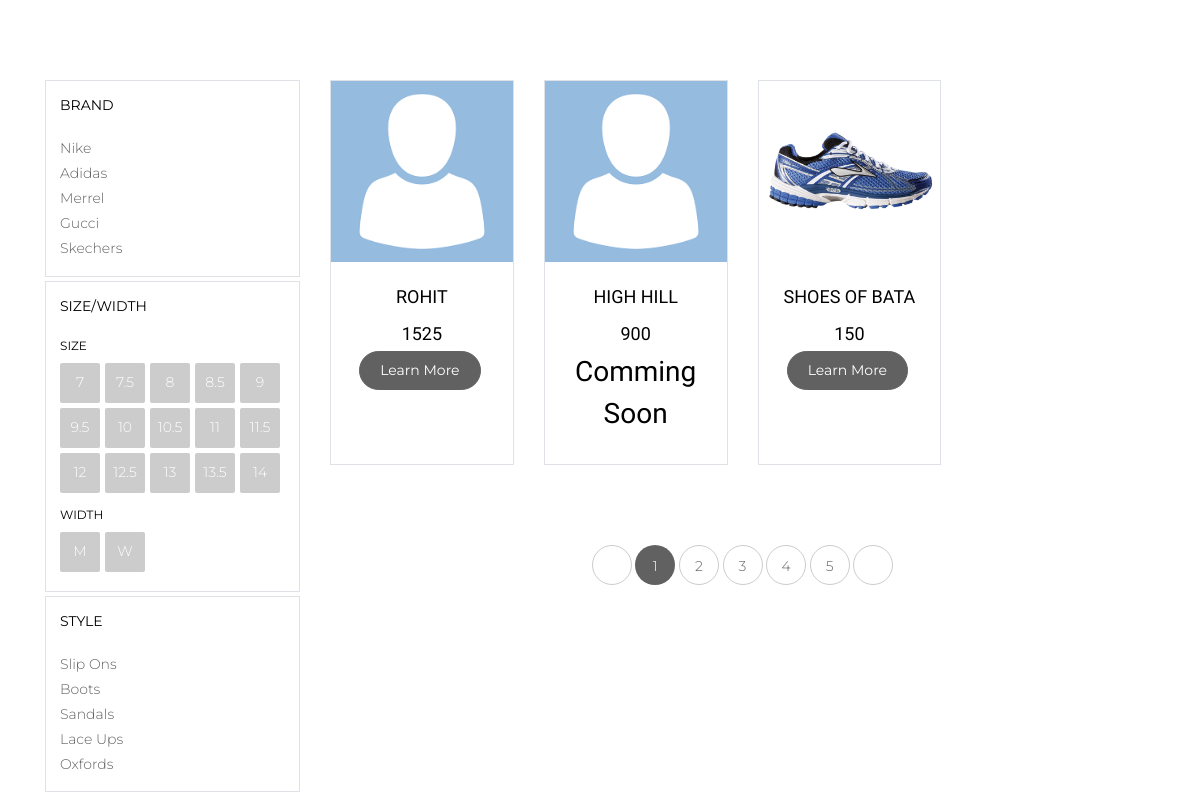
The page /client-women/ (middle part) on the database as committed earlier.
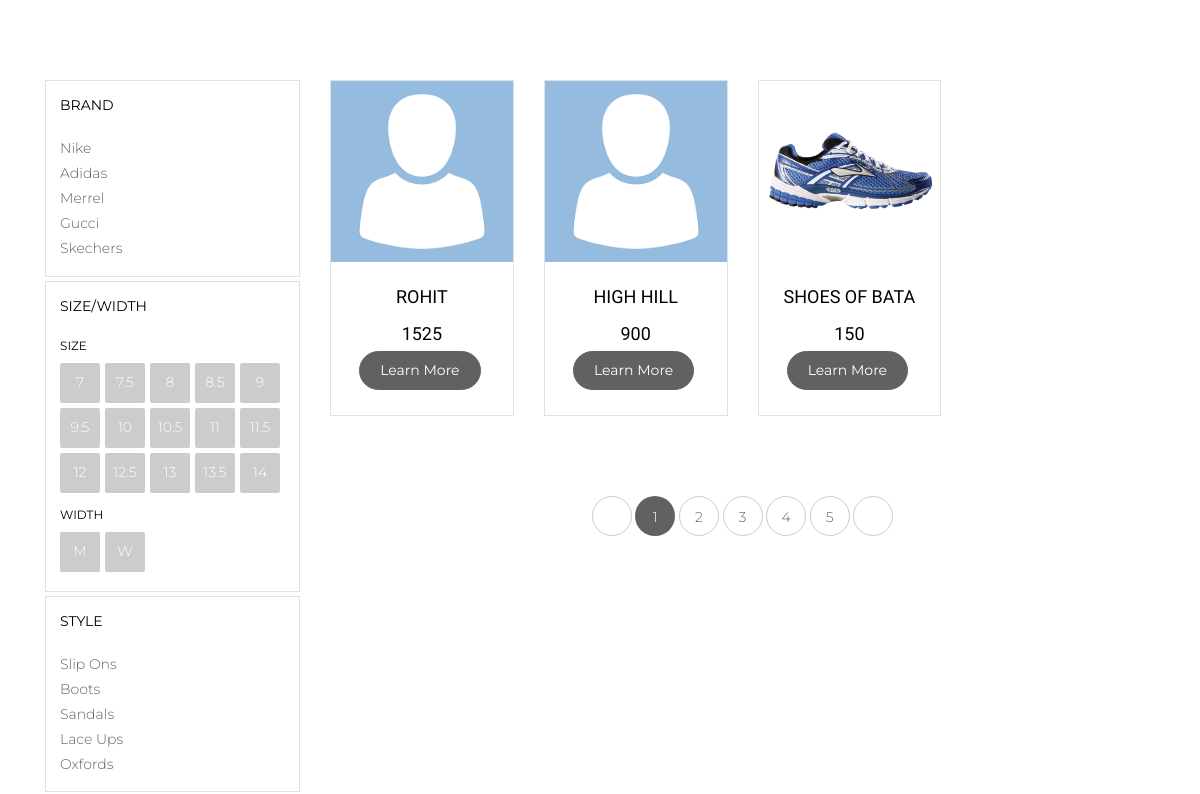
The same page on the database as committed later.
### myapp/models.py (models this page shows, shortened)
class Product(models.Model):
    seller = models.ForeignKey(User,on_delete=models.CASCADE)
    name =  models.CharField(max_length=50)
    brand = models.CharField(max_length=50)
    size = models.IntegerField()
    price = models.IntegerField()
    des = models.TextField()
    category = models.ForeignKey(Category,on_delete=models.CASCADE)
    available = models.BooleanField(default=True)
    pic = models.FileField(upload_to='shoesimg',default='avtar.png',null=True)

### shoesapp/views.py (the view)
# urls.py: path('client-women/',views.women,name='client-women'),
def women(request):
    product = Product.objects.all()
    try:
        cid = Client.objects.get(email=request.session['cemail'])
        return render(request,'women.html',{'cid' : cid,'product' : product})
    except:
        return render(request,'women.html',{'product' : product})

### shoesapp/TEMPLATES/women.html (shortened to what this page needs)
{% extends 'head.html' %}
{% load static %}
{% block head %}
		<div class="colorlib-product">
			<div class="container">
				<div class="row">
					<div class="col-lg-3 col-xl-3">
						<div class="row">
							<div class="col-sm-12">
								<div class="side border mb-1">
									<h3>Brand</h3>
									<ul>
										<li><a href="#">Nike</a></li>
										<li><a href="#">Adidas</a></li>
										<li><a href="#">Merrel</a></li>
										<li><a href="#">Gucci</a></li>
										<li><a href="#">Skechers</a></li>
									</ul>
								</div>
							</div>
							<div class="col-sm-12">
								<div class="side border mb-1">
									<h3>Size/Width</h3>
									<div class="block-26 mb-2">
										<h4>Size</h4>
					               <ul>
					                  <li><a href="#">7</a></li>
					                  <li><a href="#">7.5</a></li>
					                  <li><a href="#">8</a></li>
					                  <li><a href="#">8.5</a></li>
					                  <li><a href="#">9</a></li>
					                  <li><a href="#">9.5</a></li>
					                  <li><a href="#">10</a></li>
					                  <li><a href="#">10.5</a></li>
					                  <li><a href="#">11</a></li>
					                  <li><a href="#">11.5</a></li>
					                  <li><a href="#">12</a></li>
					                  <li><a href="#">12.5</a></li>
					                  <li><a href="#">13</a></li>
					                  <li><a href="#">13.5</a></li>
					                  <li><a href="#">14</a></li>
					               </ul>
					            </div>
					            <div class="block-26">
										<h4>Width</h4>
					               <ul>
					                  <li><a href="#">M</a></li>
					                  <li><a href="#">W</a></li>
					               </ul>
					            </div>
								</div>
							</div>
							<div class="col-sm-12">
								<div class="side border mb-1">
									<h3>Style</h3>
									<ul>
										<li><a href="#">Slip Ons</a></li>
										<li><a href="#">Boots</a></li>
										<li><a href="#">Sandals</a></li>
										<li><a href="#">Lace Ups</a></li>
										<li><a href="#">Oxfords</a></li>
									</ul>
								</div>
							</div>
						</div>
					</div>
					<div class="col-lg-9 col-xl-9">
						<div class="row row-pb-md">
							{% for women in product %}
							{%if women.category.category == 'Woman' %}
							<div class="col-md-3 col-lg-3 mb-4 text-center">
							<div class="product-entry border">
							<a href="#" class="prod-img">
								<img src="{{women.pic.url}}" class="img-fluid" alt="Free html5 bootstrap 4 template">
							</a>
							<div class="desc">
								<h2><a href="#">{{women.name}}</a></h2>
								<span class="price">{{women.price}}</span>
								{% if women.available %}
								<a class="btn btn btn-primary" href="{% url 'client-learn-more' women.id %}">Learn More</a>
								{% else %}
								<h3>Comming Soon </h3>
								{% endif %}
							</div>
						</div>
					</div>
					{% endif %}
				{% endfor %}
						</div>
						<div class="row">
							<div class="col-md-12 text-center">
								<div class="block-27">
				               <ul>
					               <li><a href="#"><i class="ion-ios-arrow-back"></i></a></li>
				                  <li class="active"><span>1</span></li>
				                  <li><a href="#">2</a></li>
				                  <li><a href="#">3</a></li>
				                  <li><a href="#">4</a></li>
				                  <li><a href="#">5</a></li>
				                  <li><a href="#"><i class="ion-ios-arrow-forward"></i></a></li>
				               </ul>
				            </div>
							</div>
						</div>
					</div>
				</div>
			</div>
		</div>
		{% endblock %}

Rows that differ between the two databases and show on the page:
changed Product "HIGH HILL": available "Comming Soon" → "Learn More"
